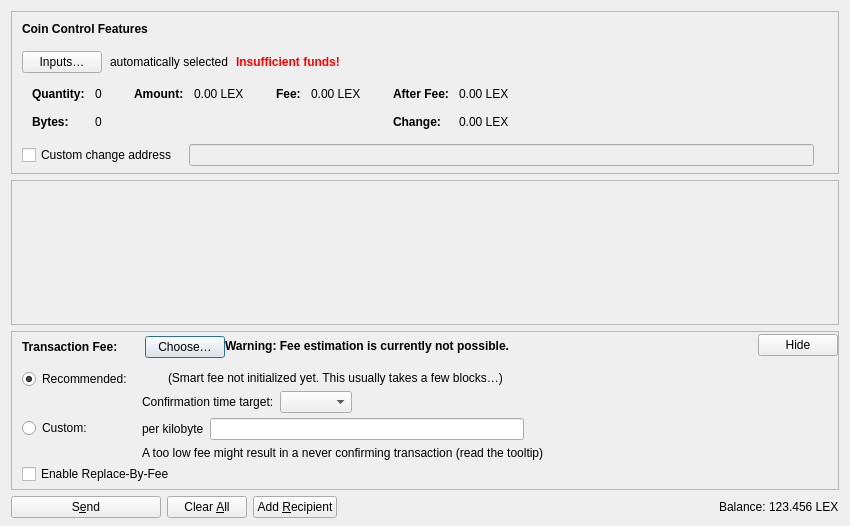
<?xml version="1.0" encoding="UTF-8"?>
<ui version="4.0">
 <class>SendCoinsDialog</class>
 <widget class="QDialog" name="SendCoinsDialog">
  <property name="geometry">
   <rect>
    <x>0</x>
    <y>0</y>
    <width>850</width>
    <height>526</height>
   </rect>
  </property>
  <property name="windowTitle">
   <string>Send Coins</string>
  </property>
  <layout class="QVBoxLayout" name="verticalLayout" stretch="0,1,0,0">
   <property name="bottomMargin">
    <number>8</number>
   </property>
   <item>
    <widget class="QFrame" name="frameCoinControl">
     <property name="sizePolicy">
      <sizepolicy hsizetype="Expanding" vsizetype="Expanding">
       <horstretch>0</horstretch>
       <verstretch>0</verstretch>
      </sizepolicy>
     </property>
     <property name="maximumSize">
      <size>
       <width>16777215</width>
       <height>16777215</height>
      </size>
     </property>
     <property name="frameShape">
      <enum>QFrame::StyledPanel</enum>
     </property>
     <property name="frameShadow">
      <enum>QFrame::Sunken</enum>
     </property>
     <layout class="QVBoxLayout" name="verticalLayoutCoinControl2">
      <property name="spacing">
       <number>0</number>
      </property>
      <property name="leftMargin">
       <number>0</number>
      </property>
      <property name="topMargin">
       <number>0</number>
      </property>
      <property name="rightMargin">
       <number>0</number>
      </property>
      <property name="bottomMargin">
       <number>6</number>
      </property>
      <item>
       <layout class="QVBoxLayout" name="verticalLayoutCoinControl" stretch="0,0,0,0,1">
        <property name="spacing">
         <number>0</number>
        </property>
        <property name="leftMargin">
         <number>10</number>
        </property>
        <property name="topMargin">
         <number>10</number>
        </property>
        <item>
         <layout class="QHBoxLayout" name="horizontalLayoutCoinControl1">
          <property name="bottomMargin">
           <number>15</number>
          </property>
          <item>
           <widget class="QLabel" name="labelCoinControlFeatures">
            <property name="sizePolicy">
             <sizepolicy hsizetype="Preferred" vsizetype="Maximum">
              <horstretch>0</horstretch>
              <verstretch>0</verstretch>
             </sizepolicy>
            </property>
            <property name="font">
             <font>
              <weight>75</weight>
              <bold>true</bold>
             </font>
            </property>
            <property name="styleSheet">
             <string notr="true">font-weight:bold;</string>
            </property>
            <property name="text">
             <string>Coin Control Features</string>
            </property>
           </widget>
          </item>
         </layout>
        </item>
        <item>
         <layout class="QHBoxLayout" name="horizontalLayoutCoinControl2" stretch="0,0,0,0">
          <property name="spacing">
           <number>8</number>
          </property>
          <property name="bottomMargin">
           <number>10</number>
          </property>
          <item>
           <widget class="QPushButton" name="pushButtonCoinControl">
            <property name="styleSheet">
             <string notr="true"/>
            </property>
            <property name="text">
             <string>Inputs…</string>
            </property>
            <property name="autoDefault">
             <bool>false</bool>
            </property>
           </widget>
          </item>
          <item>
           <widget class="QLabel" name="labelCoinControlAutomaticallySelected">
            <property name="text">
             <string>automatically selected</string>
            </property>
            <property name="margin">
             <number>5</number>
            </property>
           </widget>
          </item>
          <item>
           <widget class="QLabel" name="labelCoinControlInsuffFunds">
            <property name="font">
             <font>
              <weight>75</weight>
              <bold>true</bold>
             </font>
            </property>
            <property name="styleSheet">
             <string notr="true">color:red;font-weight:bold;</string>
            </property>
            <property name="text">
             <string>Insufficient funds!</string>
            </property>
            <property name="margin">
             <number>5</number>
            </property>
           </widget>
          </item>
          <item>
           <spacer name="horizontalSpacerCoinControl">
            <property name="orientation">
             <enum>Qt::Horizontal</enum>
            </property>
            <property name="sizeHint" stdset="0">
             <size>
              <width>40</width>
              <height>1</height>
             </size>
            </property>
           </spacer>
          </item>
         </layout>
        </item>
        <item>
         <widget class="QWidget" name="widgetCoinControl" native="true">
          <property name="sizePolicy">
           <sizepolicy hsizetype="Preferred" vsizetype="Preferred">
            <horstretch>0</horstretch>
            <verstretch>0</verstretch>
           </sizepolicy>
          </property>
          <property name="minimumSize">
           <size>
            <width>0</width>
            <height>0</height>
           </size>
          </property>
          <property name="styleSheet">
           <string notr="true"/>
          </property>
          <layout class="QHBoxLayout" name="horizontalLayoutCoinControl5">
           <property name="leftMargin">
            <number>0</number>
           </property>
           <property name="topMargin">
            <number>0</number>
           </property>
           <property name="rightMargin">
            <number>0</number>
           </property>
           <property name="bottomMargin">
            <number>0</number>
           </property>
           <item>
            <layout class="QHBoxLayout" name="horizontalLayoutCoinControl3" stretch="0,0,0,1">
             <property name="spacing">
              <number>20</number>
             </property>
             <property name="topMargin">
              <number>0</number>
             </property>
             <property name="bottomMargin">
              <number>10</number>
             </property>
             <item>
              <layout class="QFormLayout" name="formLayoutCoinControl1">
               <property name="labelAlignment">
                <set>Qt::AlignLeft|Qt::AlignVCenter</set>
               </property>
               <property name="horizontalSpacing">
                <number>10</number>
               </property>
               <property name="verticalSpacing">
                <number>14</number>
               </property>
               <property name="leftMargin">
                <number>10</number>
               </property>
               <property name="topMargin">
                <number>4</number>
               </property>
               <property name="rightMargin">
                <number>6</number>
               </property>
               <item row="0" column="0">
                <widget class="QLabel" name="labelCoinControlQuantityText">
                 <property name="font">
                  <font>
                   <weight>75</weight>
                   <bold>true</bold>
                  </font>
                 </property>
                 <property name="text">
                  <string>Quantity:</string>
                 </property>
                 <property name="margin">
                  <number>0</number>
                 </property>
                </widget>
               </item>
               <item row="0" column="1">
                <widget class="QLabel" name="labelCoinControlQuantity">
                 <property name="cursor">
                  <cursorShape>IBeamCursor</cursorShape>
                 </property>
                 <property name="contextMenuPolicy">
                  <enum>Qt::ActionsContextMenu</enum>
                 </property>
                 <property name="text">
                  <string notr="true">0</string>
                 </property>
                 <property name="margin">
                  <number>0</number>
                 </property>
                 <property name="textInteractionFlags">
                  <set>Qt::LinksAccessibleByMouse|Qt::TextSelectableByKeyboard|Qt::TextSelectableByMouse</set>
                 </property>
                </widget>
               </item>
               <item row="1" column="0">
                <widget class="QLabel" name="labelCoinControlBytesText">
                 <property name="font">
                  <font>
                   <weight>75</weight>
                   <bold>true</bold>
                  </font>
                 </property>
                 <property name="text">
                  <string>Bytes:</string>
                 </property>
                </widget>
               </item>
               <item row="1" column="1">
                <widget class="QLabel" name="labelCoinControlBytes">
                 <property name="cursor">
                  <cursorShape>IBeamCursor</cursorShape>
                 </property>
                 <property name="contextMenuPolicy">
                  <enum>Qt::ActionsContextMenu</enum>
                 </property>
                 <property name="text">
                  <string notr="true">0</string>
                 </property>
                 <property name="textInteractionFlags">
                  <set>Qt::LinksAccessibleByMouse|Qt::TextSelectableByKeyboard|Qt::TextSelectableByMouse</set>
                 </property>
                </widget>
               </item>
              </layout>
             </item>
             <item>
              <layout class="QFormLayout" name="formLayoutCoinControl2">
               <property name="horizontalSpacing">
                <number>10</number>
               </property>
               <property name="verticalSpacing">
                <number>14</number>
               </property>
               <property name="leftMargin">
                <number>6</number>
               </property>
               <property name="topMargin">
                <number>4</number>
               </property>
               <property name="rightMargin">
                <number>6</number>
               </property>
               <item row="0" column="0">
                <widget class="QLabel" name="labelCoinControlAmountText">
                 <property name="font">
                  <font>
                   <weight>75</weight>
                   <bold>true</bold>
                  </font>
                 </property>
                 <property name="text">
                  <string>Amount:</string>
                 </property>
                 <property name="margin">
                  <number>0</number>
                 </property>
                </widget>
               </item>
               <item row="0" column="1">
                <widget class="QLabel" name="labelCoinControlAmount">
                 <property name="cursor">
                  <cursorShape>IBeamCursor</cursorShape>
                 </property>
                 <property name="contextMenuPolicy">
                  <enum>Qt::ActionsContextMenu</enum>
                 </property>
                 <property name="text">
                  <string notr="true">0.00 LEX</string>
                 </property>
                 <property name="textInteractionFlags">
                  <set>Qt::LinksAccessibleByMouse|Qt::TextSelectableByKeyboard|Qt::TextSelectableByMouse</set>
                 </property>
                </widget>
               </item>
              </layout>
             </item>
             <item>
              <layout class="QFormLayout" name="formLayoutCoinControl3">
               <property name="horizontalSpacing">
                <number>10</number>
               </property>
               <property name="verticalSpacing">
                <number>14</number>
               </property>
               <property name="leftMargin">
                <number>6</number>
               </property>
               <property name="topMargin">
                <number>4</number>
               </property>
               <property name="rightMargin">
                <number>6</number>
               </property>
               <item row="0" column="0">
                <widget class="QLabel" name="labelCoinControlFeeText">
                 <property name="font">
                  <font>
                   <weight>75</weight>
                   <bold>true</bold>
                  </font>
                 </property>
                 <property name="text">
                  <string>Fee:</string>
                 </property>
                 <property name="margin">
                  <number>0</number>
                 </property>
                </widget>
               </item>
               <item row="0" column="1">
                <widget class="QLabel" name="labelCoinControlFee">
                 <property name="cursor">
                  <cursorShape>IBeamCursor</cursorShape>
                 </property>
                 <property name="contextMenuPolicy">
                  <enum>Qt::ActionsContextMenu</enum>
                 </property>
                 <property name="text">
                  <string notr="true">0.00 LEX</string>
                 </property>
                 <property name="textInteractionFlags">
                  <set>Qt::LinksAccessibleByMouse|Qt::TextSelectableByKeyboard|Qt::TextSelectableByMouse</set>
                 </property>
                </widget>
               </item>
              </layout>
             </item>
             <item>
              <layout class="QFormLayout" name="formLayoutCoinControl4">
               <property name="labelAlignment">
                <set>Qt::AlignLeft|Qt::AlignVCenter</set>
               </property>
               <property name="horizontalSpacing">
                <number>10</number>
               </property>
               <property name="verticalSpacing">
                <number>14</number>
               </property>
               <property name="leftMargin">
                <number>6</number>
               </property>
               <property name="topMargin">
                <number>4</number>
               </property>
               <property name="rightMargin">
                <number>6</number>
               </property>
               <item row="0" column="0">
                <widget class="QLabel" name="labelCoinControlAfterFeeText">
                 <property name="font">
                  <font>
                   <weight>75</weight>
                   <bold>true</bold>
                  </font>
                 </property>
                 <property name="text">
                  <string>After Fee:</string>
                 </property>
                 <property name="margin">
                  <number>0</number>
                 </property>
                </widget>
               </item>
               <item row="0" column="1">
                <widget class="QLabel" name="labelCoinControlAfterFee">
                 <property name="cursor">
                  <cursorShape>IBeamCursor</cursorShape>
                 </property>
                 <property name="contextMenuPolicy">
                  <enum>Qt::ActionsContextMenu</enum>
                 </property>
                 <property name="text">
                  <string notr="true">0.00 LEX</string>
                 </property>
                 <property name="textInteractionFlags">
                  <set>Qt::LinksAccessibleByMouse|Qt::TextSelectableByKeyboard|Qt::TextSelectableByMouse</set>
                 </property>
                </widget>
               </item>
               <item row="1" column="0">
                <widget class="QLabel" name="labelCoinControlChangeText">
                 <property name="font">
                  <font>
                   <weight>75</weight>
                   <bold>true</bold>
                  </font>
                 </property>
                 <property name="text">
                  <string>Change:</string>
                 </property>
                </widget>
               </item>
               <item row="1" column="1">
                <widget class="QLabel" name="labelCoinControlChange">
                 <property name="cursor">
                  <cursorShape>IBeamCursor</cursorShape>
                 </property>
                 <property name="contextMenuPolicy">
                  <enum>Qt::ActionsContextMenu</enum>
                 </property>
                 <property name="text">
                  <string notr="true">0.00 LEX</string>
                 </property>
                 <property name="textInteractionFlags">
                  <set>Qt::LinksAccessibleByMouse|Qt::TextSelectableByKeyboard|Qt::TextSelectableByMouse</set>
                 </property>
                </widget>
               </item>
              </layout>
             </item>
            </layout>
           </item>
          </layout>
         </widget>
        </item>
        <item>
         <layout class="QHBoxLayout" name="horizontalLayoutCoinControl4" stretch="0,0,0">
          <property name="spacing">
           <number>12</number>
          </property>
          <property name="sizeConstraint">
           <enum>QLayout::SetDefaultConstraint</enum>
          </property>
          <property name="topMargin">
           <number>5</number>
          </property>
          <property name="rightMargin">
           <number>5</number>
          </property>
          <item>
           <widget class="QCheckBox" name="checkBoxCoinControlChange">
            <property name="toolTip">
             <string>If this is activated, but the change address is empty or invalid, change will be sent to a newly generated address.</string>
            </property>
            <property name="text">
             <string>Custom change address</string>
            </property>
           </widget>
          </item>
          <item>
           <widget class="QValidatedLineEdit" name="lineEditCoinControlChange">
            <property name="enabled">
             <bool>false</bool>
            </property>
            <property name="sizePolicy">
             <sizepolicy hsizetype="Expanding" vsizetype="Fixed">
              <horstretch>0</horstretch>
              <verstretch>0</verstretch>
             </sizepolicy>
            </property>
           </widget>
          </item>
          <item>
           <widget class="QLabel" name="labelCoinControlChangeLabel">
            <property name="sizePolicy">
             <sizepolicy hsizetype="Preferred" vsizetype="Expanding">
              <horstretch>0</horstretch>
              <verstretch>0</verstretch>
             </sizepolicy>
            </property>
            <property name="minimumSize">
             <size>
              <width>0</width>
              <height>0</height>
             </size>
            </property>
            <property name="text">
             <string/>
            </property>
            <property name="margin">
             <number>3</number>
            </property>
           </widget>
          </item>
         </layout>
        </item>
        <item>
         <spacer name="verticalSpacerCoinControl">
          <property name="orientation">
           <enum>Qt::Vertical</enum>
          </property>
          <property name="sizeHint" stdset="0">
           <size>
            <width>800</width>
            <height>1</height>
           </size>
          </property>
         </spacer>
        </item>
       </layout>
      </item>
     </layout>
    </widget>
   </item>
   <item>
    <widget class="QScrollArea" name="scrollArea">
     <property name="widgetResizable">
      <bool>true</bool>
     </property>
     <widget class="QWidget" name="scrollAreaWidgetContents">
      <property name="geometry">
       <rect>
        <x>0</x>
        <y>0</y>
        <width>830</width>
        <height>104</height>
       </rect>
      </property>
      <layout class="QVBoxLayout" name="verticalLayout_2" stretch="0,1">
       <property name="leftMargin">
        <number>0</number>
       </property>
       <property name="topMargin">
        <number>0</number>
       </property>
       <property name="rightMargin">
        <number>0</number>
       </property>
       <property name="bottomMargin">
        <number>0</number>
       </property>
       <item>
        <layout class="QVBoxLayout" name="entries">
         <property name="spacing">
          <number>6</number>
         </property>
        </layout>
       </item>
       <item>
        <spacer name="verticalSpacer">
         <property name="orientation">
          <enum>Qt::Vertical</enum>
         </property>
         <property name="sizeHint" stdset="0">
          <size>
           <width>20</width>
           <height>40</height>
          </size>
         </property>
        </spacer>
       </item>
      </layout>
     </widget>
    </widget>
   </item>
   <item>
    <widget class="QFrame" name="frameFee">
     <property name="sizePolicy">
      <sizepolicy hsizetype="Expanding" vsizetype="Expanding">
       <horstretch>0</horstretch>
       <verstretch>0</verstretch>
      </sizepolicy>
     </property>
     <property name="maximumSize">
      <size>
       <width>16777215</width>
       <height>16777215</height>
      </size>
     </property>
     <property name="frameShape">
      <enum>QFrame::StyledPanel</enum>
     </property>
     <property name="frameShadow">
      <enum>QFrame::Sunken</enum>
     </property>
     <layout class="QVBoxLayout" name="verticalLayoutFee1">
      <property name="spacing">
       <number>0</number>
      </property>
      <property name="leftMargin">
       <number>0</number>
      </property>
      <property name="topMargin">
       <number>0</number>
      </property>
      <property name="rightMargin">
       <number>0</number>
      </property>
      <property name="bottomMargin">
       <number>0</number>
      </property>
      <item>
       <layout class="QVBoxLayout" name="verticalLayoutFee2" stretch="0,0,0">
        <property name="spacing">
         <number>0</number>
        </property>
        <property name="leftMargin">
         <number>10</number>
        </property>
        <property name="topMargin">
         <number>0</number>
        </property>
        <item>
         <layout class="QHBoxLayout" name="horizontalLayoutFee1">
          <property name="bottomMargin">
           <number>0</number>
          </property>
          <item>
           <layout class="QVBoxLayout" name="verticalLayoutFee7">
            <property name="spacing">
             <number>0</number>
            </property>
            <item>
             <spacer name="verticalSpacerSmartFee">
              <property name="orientation">
               <enum>Qt::Vertical</enum>
              </property>
              <property name="sizeType">
               <enum>QSizePolicy::Fixed</enum>
              </property>
              <property name="sizeHint" stdset="0">
               <size>
                <width>1</width>
                <height>4</height>
               </size>
              </property>
             </spacer>
            </item>
            <item>
             <layout class="QHBoxLayout" name="horizontalLayoutSmartFee">
              <property name="spacing">
               <number>10</number>
              </property>
              <item>
               <widget class="QLabel" name="labelFeeHeadline">
                <property name="sizePolicy">
                 <sizepolicy hsizetype="Preferred" vsizetype="Maximum">
                  <horstretch>0</horstretch>
                  <verstretch>0</verstretch>
                 </sizepolicy>
                </property>
                <property name="font">
                 <font>
                  <weight>75</weight>
                  <bold>true</bold>
                 </font>
                </property>
                <property name="styleSheet">
                 <string notr="true">font-weight:bold;</string>
                </property>
                <property name="text">
                 <string>Transaction Fee:</string>
                </property>
               </widget>
              </item>
              <item>
               <widget class="QLabel" name="labelFeeMinimized">
                <property name="text">
                 <string/>
                </property>
               </widget>
              </item>
              <item>
               <widget class="QPushButton" name="buttonChooseFee">
                <property name="text">
                 <string>Choose…</string>
                </property>
               </widget>
              </item>
             </layout>
            </item>
            <item>
             <spacer name="verticalSpacer_5">
              <property name="orientation">
               <enum>Qt::Vertical</enum>
              </property>
              <property name="sizeHint" stdset="0">
               <size>
                <width>1</width>
                <height>1</height>
               </size>
              </property>
             </spacer>
            </item>
           </layout>
          </item>
          <item>
           <widget class="QLabel" name="fallbackFeeWarningLabel">
            <property name="toolTip">
             <string>Using the fallbackfee can result in sending a transaction that will take several hours or days (or never) to confirm. Consider choosing your fee manually or wait until you have validated the complete chain.</string>
            </property>
            <property name="font">
            <font>
                <weight>75</weight>
                <bold>true</bold>
            </font>
            </property>
            <property name="text">
             <string>Warning: Fee estimation is currently not possible.</string>
            </property>
            <property name="wordWrap">
             <bool>false</bool>
            </property>
           </widget>
          </item>
          <item>
           <spacer name="horizontalSpacer_4">
            <property name="orientation">
             <enum>Qt::Horizontal</enum>
            </property>
            <property name="sizeType">
             <enum>QSizePolicy::MinimumExpanding</enum>
            </property>
            <property name="sizeHint" stdset="0">
             <size>
              <width>40</width>
              <height>20</height>
             </size>
            </property>
           </spacer>
          </item>
          <item>
           <widget class="QPushButton" name="buttonMinimizeFee">
            <property name="toolTip">
             <string>Hide transaction fee settings</string>
            </property>
            <property name="text">
             <string>Hide</string>
            </property>
           </widget>
          </item>
         </layout>
        </item>
        <item>
         <widget class="QFrame" name="frameFeeSelection">
          <layout class="QVBoxLayout" name="verticalLayoutFee12">
           <property name="spacing">
            <number>0</number>
           </property>
           <property name="leftMargin">
            <number>0</number>
           </property>
           <property name="topMargin">
            <number>0</number>
           </property>
           <property name="rightMargin">
            <number>0</number>
           </property>
           <property name="bottomMargin">
            <number>0</number>
           </property>
           <item>
            <layout class="QGridLayout" name="gridLayoutFee">
             <property name="topMargin">
              <number>10</number>
             </property>
             <property name="bottomMargin">
              <number>4</number>
             </property>
             <property name="horizontalSpacing">
              <number>10</number>
             </property>
             <property name="verticalSpacing">
              <number>4</number>
             </property>
             <item row="1" column="1">
              <layout class="QVBoxLayout" name="verticalLayoutFee8">
               <property name="spacing">
                <number>6</number>
               </property>
               <item>
                <layout class="QHBoxLayout" name="horizontalLayoutFee13">
                 <item>
                  <widget class="QLabel" name="labelCustomPerKilobyte">
                   <property name="toolTip">
                    <string>Specify a custom fee per kB (1,000 bytes) of the transaction's virtual size.

Note:  Since the fee is calculated on a per-byte basis, a fee rate of "100 satoshis per kvB" for a transaction size of 500 virtual bytes (half of 1 kvB) would ultimately yield a fee of only 50 satoshis.</string>
                   </property>
                   <property name="text">
                    <string>per kilobyte</string>
                   </property>
                  </widget>
                 </item>
                 <item>
                  <widget class="biblioAmountField" name="customFee"/>
                 </item>
                 <item>
                  <spacer name="horizontalSpacer_6">
                   <property name="orientation">
                    <enum>Qt::Horizontal</enum>
                   </property>
                   <property name="sizeHint" stdset="0">
                    <size>
                     <width>1</width>
                     <height>1</height>
                    </size>
                   </property>
                  </spacer>
                 </item>
                </layout>
               </item>
               <item>
                <layout class="QHBoxLayout" name="horizontalLayoutFee8">
                 <item>
                  <widget class="QLabel" name="labelCustomFeeWarning">
                   <property name="enabled">
                    <bool>true</bool>
                   </property>
                   <property name="toolTip">
                    <string>When there is less transaction volume than space in the blocks, miners as well as relaying nodes may enforce a minimum fee. Paying only this minimum fee is just fine, but be aware that this can result in a never confirming transaction once there is more demand for bitcoin transactions than the network can process.</string>
                   </property>
                   <property name="text">
                    <string>A too low fee might result in a never confirming transaction (read the tooltip)</string>
                   </property>
                  </widget>
                 </item>
                 <item>
                  <spacer name="horizontalSpacer_2">
                   <property name="orientation">
                    <enum>Qt::Horizontal</enum>
                   </property>
                   <property name="sizeHint" stdset="0">
                    <size>
                     <width>1</width>
                     <height>1</height>
                    </size>
                   </property>
                  </spacer>
                 </item>
                </layout>
               </item>
              </layout>
             </item>
             <item row="0" column="0">
              <layout class="QVBoxLayout" name="verticalLayoutFee4" stretch="0,1">
               <item>
                <widget class="QRadioButton" name="radioSmartFee">
                 <property name="text">
                  <string>Recommended:</string>
                 </property>
                 <property name="checked">
                  <bool>true</bool>
                 </property>
                 <attribute name="buttonGroup">
                  <string notr="true">groupFee</string>
                 </attribute>
                </widget>
               </item>
               <item>
                <spacer name="verticalSpacer_2">
                 <property name="orientation">
                  <enum>Qt::Vertical</enum>
                 </property>
                 <property name="sizeHint" stdset="0">
                  <size>
                   <width>1</width>
                   <height>1</height>
                  </size>
                 </property>
                </spacer>
               </item>
              </layout>
             </item>
             <item row="1" column="0">
              <layout class="QVBoxLayout" name="verticalLayoutFee9" stretch="0,1">
               <item>
                <widget class="QRadioButton" name="radioCustomFee">
                 <property name="text">
                  <string>Custom:</string>
                 </property>
                 <attribute name="buttonGroup">
                  <string notr="true">groupFee</string>
                 </attribute>
                </widget>
               </item>
               <item>
                <spacer name="verticalSpacer_6">
                 <property name="orientation">
                  <enum>Qt::Vertical</enum>
                 </property>
                 <property name="sizeHint" stdset="0">
                  <size>
                   <width>1</width>
                   <height>1</height>
                  </size>
                 </property>
                </spacer>
               </item>
              </layout>
             </item>
             <item row="0" column="1">
              <layout class="QVBoxLayout" name="verticalLayoutFee3" stretch="0,0,1">
               <property name="spacing">
                <number>6</number>
               </property>
               <property name="topMargin">
                <number>2</number>
               </property>
               <item>
                <layout class="QHBoxLayout" name="horizontalLayoutFee12">
                 <item>
                  <widget class="QLabel" name="labelSmartFee">
                   <property name="text">
                    <string/>
                   </property>
                  </widget>
                 </item>
                 <item>
                  <widget class="QLabel" name="labelFeeEstimation">
                   <property name="text">
                    <string/>
                   </property>
                  </widget>
                 </item>
                 <item>
                  <widget class="QLabel" name="labelSmartFee2">
                   <property name="text">
                    <string>(Smart fee not initialized yet. This usually takes a few blocks…)</string>
                   </property>
                  </widget>
                 </item>
                 <item>
                  <spacer name="horizontalSpacer_5">
                   <property name="orientation">
                    <enum>Qt::Horizontal</enum>
                   </property>
                   <property name="sizeHint" stdset="0">
                    <size>
                     <width>1</width>
                     <height>1</height>
                    </size>
                   </property>
                  </spacer>
                 </item>
                </layout>
               </item>
               <item>
                <layout class="QHBoxLayout" name="horizontalLayoutFee9">
                 <item>
                  <layout class="QVBoxLayout" name="verticalLayoutFee6">
                   <item>
                    <widget class="QLabel" name="labelSmartFee3">
                     <property name="text">
                      <string>Confirmation time target:</string>
                     </property>
                    </widget>
                   </item>
                  </layout>
                 </item>
                 <item>
                  <layout class="QVBoxLayout" name="verticalLayoutFee5">
                   <property name="rightMargin">
                    <number>30</number>
                   </property>
                   <item>
                    <layout class="QHBoxLayout" name="horizontalLayoutConfTarget">
                     <property name="bottomMargin">
                      <number>0</number>
                     </property>
                     <item>
                      <widget class="QComboBox" name="confTargetSelector"/>
                     </item>
                     <item>
                      <spacer name="horizontalSpacerConfTarget">
                       <property name="orientation">
                        <enum>Qt::Horizontal</enum>
                       </property>
                       <property name="sizeHint" stdset="0">
                        <size>
                         <width>40</width>
                         <height>20</height>
                        </size>
                       </property>
                      </spacer>
                     </item>
                    </layout>
                   </item>
                  </layout>
                 </item>
                </layout>
               </item>
               <item>
                <spacer name="verticalSpacer_4">
                 <property name="orientation">
                  <enum>Qt::Vertical</enum>
                 </property>
                 <property name="sizeHint" stdset="0">
                  <size>
                   <width>1</width>
                   <height>1</height>
                  </size>
                 </property>
                </spacer>
               </item>
              </layout>
             </item>
            </layout>
           </item>
           <item>
            <widget class="QCheckBox" name="optInRBF">
             <property name="text">
              <string>Enable Replace-By-Fee</string>
             </property>
             <property name="toolTip">
              <string>With Replace-By-Fee (BIP-125) you can increase a transaction's fee after it is sent. Without this, a higher fee may be recommended to compensate for increased transaction delay risk.</string>
             </property>
            </widget>
           </item>
          </layout>
         </widget>
        </item>
        <item>
         <spacer name="verticalSpacerFee">
          <property name="orientation">
           <enum>Qt::Vertical</enum>
          </property>
          <property name="sizeHint" stdset="0">
           <size>
            <width>40</width>
            <height>5</height>
           </size>
          </property>
         </spacer>
        </item>
       </layout>
      </item>
     </layout>
    </widget>
   </item>
   <item>
    <layout class="QHBoxLayout" name="horizontalLayout">
     <item>
      <widget class="QPushButton" name="sendButton">
       <property name="minimumSize">
        <size>
         <width>150</width>
         <height>0</height>
        </size>
       </property>
       <property name="toolTip">
        <string>Confirm the send action</string>
       </property>
       <property name="text">
        <string>S&amp;end</string>
       </property>
       <property name="icon">
        <iconset resource="../bitcoin.qrc">
         <normaloff>:/icons/send</normaloff>:/icons/send</iconset>
       </property>
       <property name="autoDefault">
        <bool>false</bool>
       </property>
       <property name="default">
        <bool>false</bool>
       </property>
      </widget>
     </item>
     <item>
      <widget class="QPushButton" name="clearButton">
       <property name="sizePolicy">
        <sizepolicy hsizetype="Minimum" vsizetype="Fixed">
         <horstretch>0</horstretch>
         <verstretch>0</verstretch>
        </sizepolicy>
       </property>
       <property name="toolTip">
        <string>Clear all fields of the form.</string>
       </property>
       <property name="text">
        <string>Clear &amp;All</string>
       </property>
       <property name="icon">
        <iconset resource="../bitcoin.qrc">
         <normaloff>:/icons/remove</normaloff>:/icons/remove</iconset>
       </property>
       <property name="autoDefault">
        <bool>false</bool>
       </property>
      </widget>
     </item>
     <item>
      <widget class="QPushButton" name="addButton">
       <property name="toolTip">
        <string>Send to multiple recipients at once</string>
       </property>
       <property name="text">
        <string>Add &amp;Recipient</string>
       </property>
       <property name="icon">
        <iconset resource="../bitcoin.qrc">
         <normaloff>:/icons/add</normaloff>:/icons/add</iconset>
       </property>
       <property name="autoDefault">
        <bool>false</bool>
       </property>
      </widget>
     </item>
     <item>
      <spacer name="horizontalSpacer">
       <property name="orientation">
        <enum>Qt::Horizontal</enum>
       </property>
       <property name="sizeHint" stdset="0">
        <size>
         <width>40</width>
         <height>20</height>
        </size>
       </property>
      </spacer>
     </item>
     <item>
      <layout class="QHBoxLayout" name="horizontalLayout_2">
       <property name="spacing">
        <number>3</number>
       </property>
       <item>
        <widget class="QLabel" name="labelBalanceName">
         <property name="sizePolicy">
          <sizepolicy hsizetype="Preferred" vsizetype="Fixed">
           <horstretch>0</horstretch>
           <verstretch>0</verstretch>
          </sizepolicy>
         </property>
         <property name="text">
          <string>Balance:</string>
         </property>
        </widget>
       </item>
       <item>
        <widget class="QLabel" name="labelBalance">
         <property name="sizePolicy">
          <sizepolicy hsizetype="Preferred" vsizetype="Fixed">
           <horstretch>0</horstretch>
           <verstretch>0</verstretch>
          </sizepolicy>
         </property>
         <property name="cursor">
          <cursorShape>IBeamCursor</cursorShape>
         </property>
         <property name="text">
          <string notr="true">123.456 LEX</string>
         </property>
         <property name="textInteractionFlags">
          <set>Qt::LinksAccessibleByMouse|Qt::TextSelectableByKeyboard|Qt::TextSelectableByMouse</set>
         </property>
        </widget>
       </item>
      </layout>
     </item>
    </layout>
   </item>
  </layout>
 </widget>
 <customwidgets>
  <customwidget>
   <class>QValidatedLineEdit</class>
   <extends>QLineEdit</extends>
   <header>qt/qvalidatedlineedit.h</header>
  </customwidget>
  <customwidget>
   <class>biblioAmountField</class>
   <extends>QLineEdit</extends>
   <header>qt/bitcoinamountfield.h</header>
   <container>1</container>
  </customwidget>
 </customwidgets>
 <resources>
  <include location="../bitcoin.qrc"/>
 </resources>
 <connections/>
 <buttongroups>
  <buttongroup name="groupFee"/>
 </buttongroups>
</ui>
